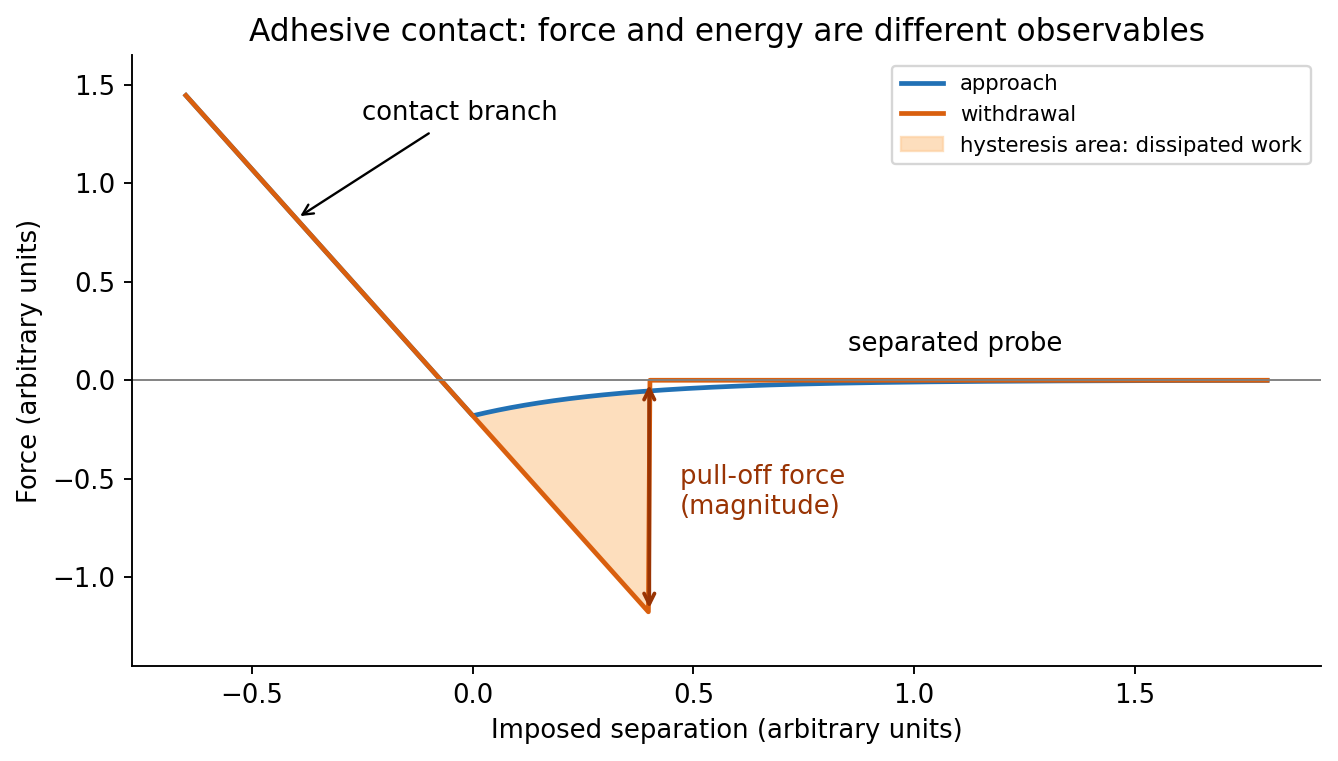

This chart was generated by the following Python code:
"""Original explanatory diagram; Python 3.14, numpy and matplotlib (root pyproject)."""
import numpy as np
import matplotlib
matplotlib.use("Agg")
import matplotlib.pyplot as plt
from matplotlib.patches import Circle, Rectangle, Ellipse
plt.rcParams.update({"font.size": 11, "figure.facecolor": "white", "axes.spines.top": False, "axes.spines.right": False})

x=np.linspace(-0.65,1.8,700)
fa=np.where(x<0,-2.5*x-0.18,-0.18*np.exp(-3*x))
fr=np.where(x<0.4,-2.5*x-0.18,0.)
fig,ax=plt.subplots(figsize=(8,4.6))
ax.plot(x,fa,label='approach',color='#2171b5',lw=2)
ax.plot(x,fr,label='withdrawal',color='#d95f0e',lw=2)
mask=(x>0)&(x<.4)
ax.fill_between(x,fa,fr,where=mask,color='#fdd0a2',alpha=.7,label='hysteresis area: dissipated work')
ax.annotate('',xy=(.4,-1.18),xytext=(.4,0),arrowprops={'arrowstyle':'<->','color':'#993404','lw':1.6})
ax.text(.47,-.68,'pull-off force\n(magnitude)',color='#993404')
ax.annotate('contact branch',xy=(-.4,.82),xytext=(-.25,1.32),arrowprops={'arrowstyle':'->'})
ax.text(.85,.15,'separated probe')
ax.axhline(0,color='0.5',lw=.8)
ax.set(xlabel='Imposed separation (arbitrary units)',ylabel='Force (arbitrary units)',title='Adhesive contact: force and energy are different observables',ylim=(-1.45,1.65))
ax.legend(loc='upper right',fontsize=9)
fig.tight_layout()
fig.savefig("paper-1-afm-contact.png", dpi=170, bbox_inches="tight", facecolor="white")
plt.close(fig)
